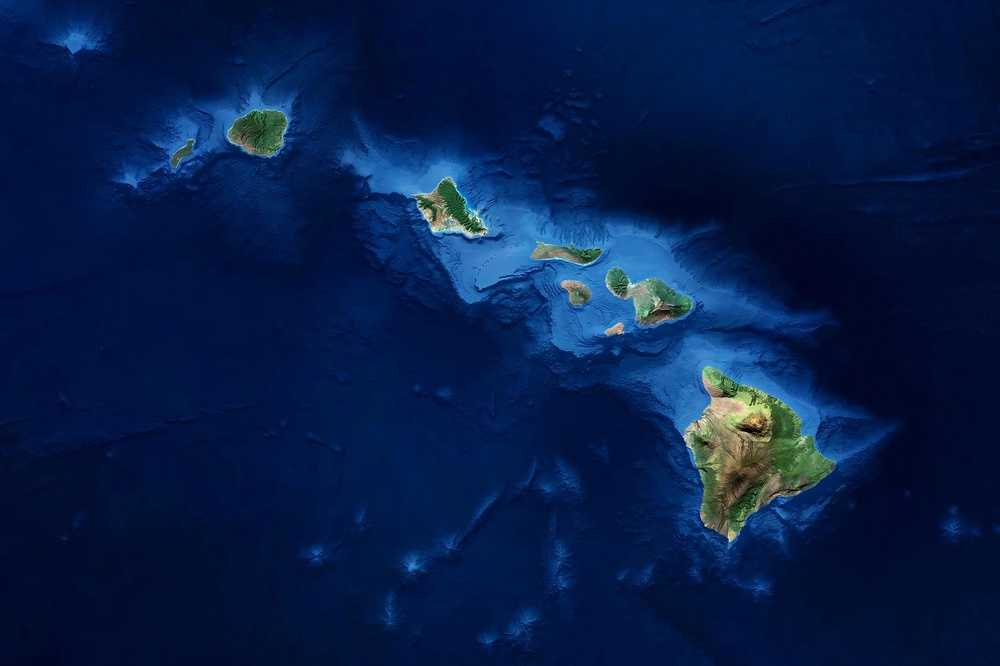
#> input picture images/Hawaii.jpg, 1000 x 666 px, shrunk from 3226 x 2150 before the run
$ python -i split_score.py   (imports and definitions only)
#> lines starting #> are read from the running program, lines starting #| are printed output that depends on the picture; after the words box and inside, x2 and y2 are one past the last pixel; in counts of white or black regions, pixels touching at a corner belong together
import numpy as np
from skimage import filters, feature
from scipy import ndimage as ndi
from skimage.color import rgb2lab, rgb2gray
import math


def calculate_optimal_segments(split_score, region_area, min_segments=5, max_segments=50):
    base_segments = min_segments + (max_segments - min_segments) * split_score
    area_factor = np.sqrt(region_area / 1000)  # Normalize by area
    optimal_segments = int(base_segments * area_factor)

    return np.clip(optimal_segments, min_segments, max_segments)

def calculate_split_score(region_image, mask=None):
    """
    Calculate split score based on color and texture complexity
    If mask is provided, only analyze pixels where mask is True
    """
    # If no mask provided, create one that excludes black regions
    if mask is None:
        gray_image = rgb2gray(region_image)
        mask = gray_image > 0.01

    # Ensure we're working with a valid region
    if np.sum(mask) < 100:  # Too small region
        return 0.0, 0.0, 0.0

    # Convert to grayscale for texture analysis
    gray_image = rgb2gray(region_image)

    # 1. COLOR COMPLEXITY SCORE (only on masked region)
    def color_complexity_score(image, mask):
        # Convert to LAB color space
        lab_image = rgb2lab(image)

        # Calculate standard deviation in each channel within the mask
        l_std = np.std(lab_image[mask, 0])
        a_std = np.std(lab_image[mask, 1])
        b_std = np.std(lab_image[mask, 2])

        # Combine channel variances
        color_variance = (l_std/100 + a_std/128 + b_std/128) / 3

        # Calculate color gradient magnitude only in masked area
        gradient_magnitude = 0
        for channel in range(3):
            grad_x = filters.sobel(lab_image[:, :, channel])
            grad_y = filters.sobel(lab_image[:, :, channel])
            # Only consider gradients in the masked region
            gradient_magnitude += np.sqrt(grad_x**2 + grad_y**2)

        gradient_score = np.mean(gradient_magnitude[mask]) / 3

        # Combine variance and gradient scores
        color_score = 0.7 * color_variance + 0.3 * gradient_score
        return np.clip(color_score, 0, 1)

    # 2. TEXTURE COMPLEXITY SCORE (only on masked region)
    def texture_complexity_score(gray_image, mask):
        """
        Calculate texture complexity score only on masked region
        """
        # Ensure we have enough pixels to analyze
        if np.sum(mask) < 100:
            return 0.0

        # Extract only the masked region
        masked_gray = gray_image[mask]

        texture_scores = []

        # Method 1: Local Binary Patterns (LBP) - FIXED
        try:
            # Apply LBP to entire image first, then mask
            lbp = feature.local_binary_pattern(gray_image, 8, 1, method='uniform')
            lbp_masked = lbp[mask]

            if len(lbp_masked) > 10:  # Need enough samples
                # Calculate histogram of LBP values in masked region
                lbp_hist, _ = np.histogram(lbp_masked, bins=10, range=(0, 10), density=True)
                # More uniform distribution = higher complexity = higher score
                lbp_entropy = -np.sum(lbp_hist * np.log2(lbp_hist + 1e-8))  # Add small epsilon to avoid log(0)
                lbp_score = np.clip(lbp_entropy / 3.0, 0, 1)  # Normalize by max possible entropy
            else:
                lbp_score = 0
        except:
            lbp_score = 0

        # Method 2: Gradient-based texture - FIXED
        try:
            grad_magnitude = filters.sobel(gray_image)
            grad_masked = grad_magnitude[mask]

            if len(grad_masked) > 10:
                # Use variance of gradients as texture measure
                grad_variance = np.var(grad_masked)
                grad_score = np.clip(grad_variance * 50, 0, 1)  # Scale appropriately
            else:
                grad_score = 0
        except:
            grad_score = 0

        # Method 3: Entropy of intensities - NEW
        try:
            if len(masked_gray) > 10:
                hist, _ = np.histogram(masked_gray, bins=32, range=(0, 1), density=True)
                intensity_entropy = -np.sum(hist * np.log2(hist + 1e-8))
                entropy_score = np.clip(intensity_entropy / 5.0, 0, 1)  # Normalize
            else:
                entropy_score = 0
        except:
            entropy_score = 0

        # Method 4: Standard deviation of intensities - NEW
        try:
            std_score = np.clip(np.std(masked_gray) * 2, 0, 1)
        except:
            std_score = 0

        # Combine all texture measures
        texture_score = (lbp_score + grad_score + entropy_score + std_score) / 4

        return np.clip(texture_score, 0, 1)


    def calculate_entropy(data):
        """Calculate entropy of data"""
        if len(data) == 0:
            return 0
        hist, _ = np.histogram(data, bins=32, density=True)
        hist = hist[hist > 0]  # Remove zero bins
        return -np.sum(hist * np.log2(hist)) if len(hist) > 0 else 0

    # Calculate individual scores (only on masked region)
    color_score = color_complexity_score(region_image, mask)
    texture_score = texture_complexity_score(gray_image, mask)

    # Combine with weights
    overall_score = (0.4 * color_score + 0.6 * texture_score)

    return overall_score, color_score, texture_score

def normalize_result(score, window_size):
        return window_size/( 1+ math.exp(-12*(score-0.5)) )

>>> import cv2
>>> picture = cv2.cvtColor(cv2.imread('../../images/Hawaii.jpg'), cv2.COLOR_BGR2RGB)
>>> result = calculate_split_score(picture)
#> in calculate_split_score, `gray_image = rgb2gray(region_image)`:
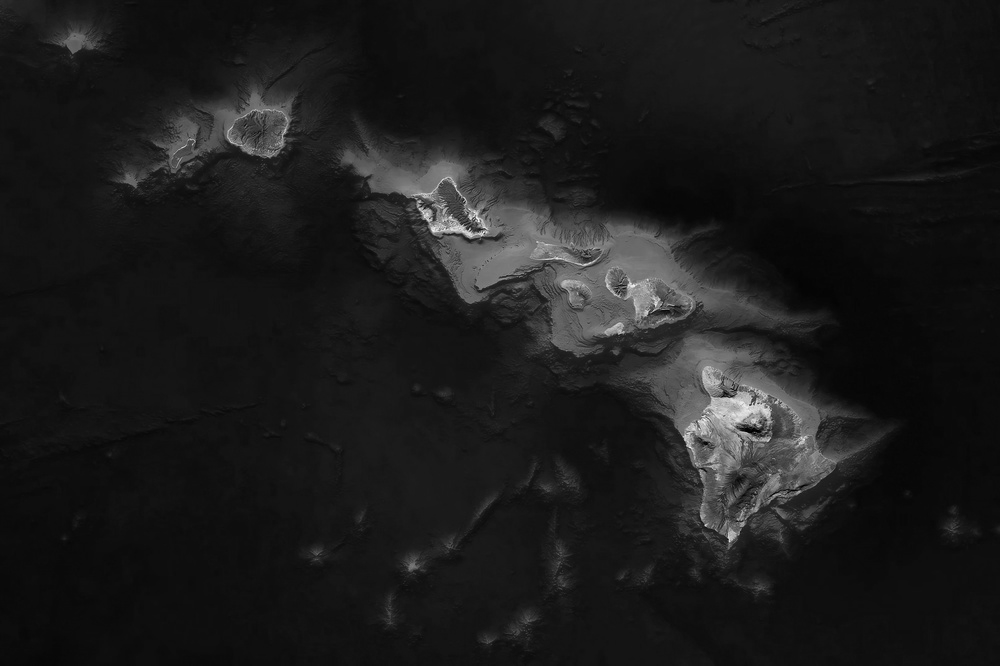
#> gray_image: shape (666, 1000) float64; min 0.0025, max 0.992, mean 0.11
#> in calculate_split_score, `mask = gray_image > 0.01`:
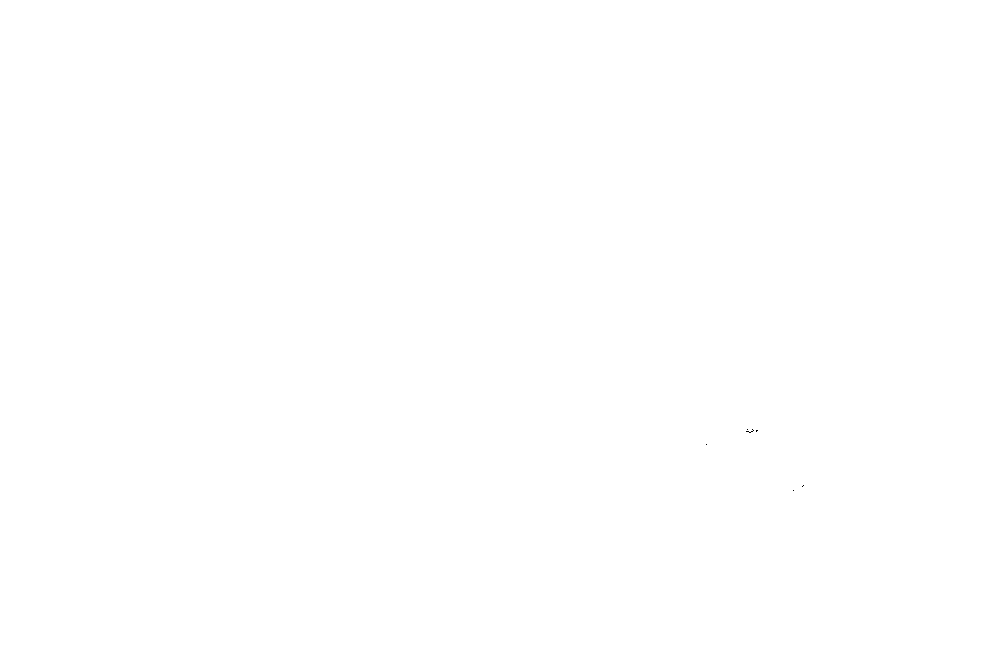
#> mask: shape (666, 1000) bool; 100% white; black in thin lines or dots, all inside (x1, y1, x2, y2) = (706, 429, 804, 491)
#> in color_complexity_score, `lab_image = rgb2lab(image)`: lab_image: shape (666, 1000, 3) float64; mean of channels 0, 1, 2 12.1, 10.5, -29
#> in color_complexity_score, `l_std = np.std(lab_image[mask, 0])`: l_std = 11.89
#> in color_complexity_score, `a_std = np.std(lab_image[mask, 1])`: a_std = 5.73
#> in color_complexity_score, `b_std = np.std(lab_image[mask, 2])`: b_std = 10.15
#> in color_complexity_score, `color_variance = (l_std/100 + a_std/128 + b_std/128) / 3`: color_variance = 0.081
#> the loop in color_complexity_score, `for channel in range(3):` made 3 passes
#> pass 1, in color_complexity_score, `grad_x = filters.sobel(lab_image[:, :, channel])`:
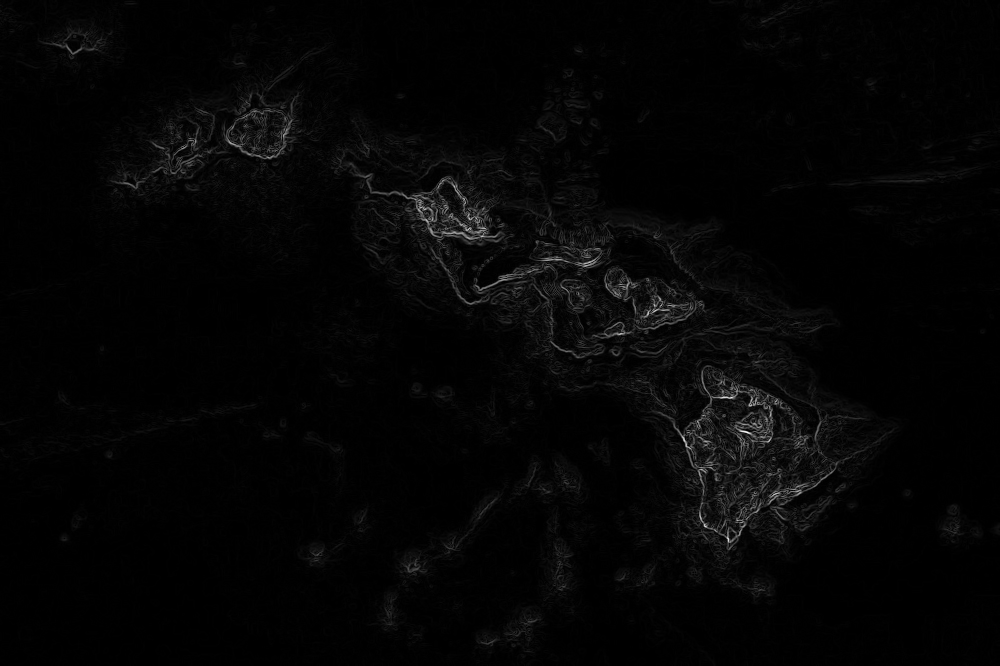
#> grad_x: shape (666, 1000) float64; min 0, max 56.01, mean 1.1; drawn with min black and max white
#> in color_complexity_score, `gradient_score = np.mean(gradient_magnitude[mask]) / 3`: gradient_score = 1.27
#> in color_complexity_score, `color_score = 0.7 * color_variance + 0.3 * gradient_score`: color_score = 0.439
#> in texture_complexity_score, `lbp = feature.local_binary_pattern(gray_image, 8, 1, method='uniform')`:
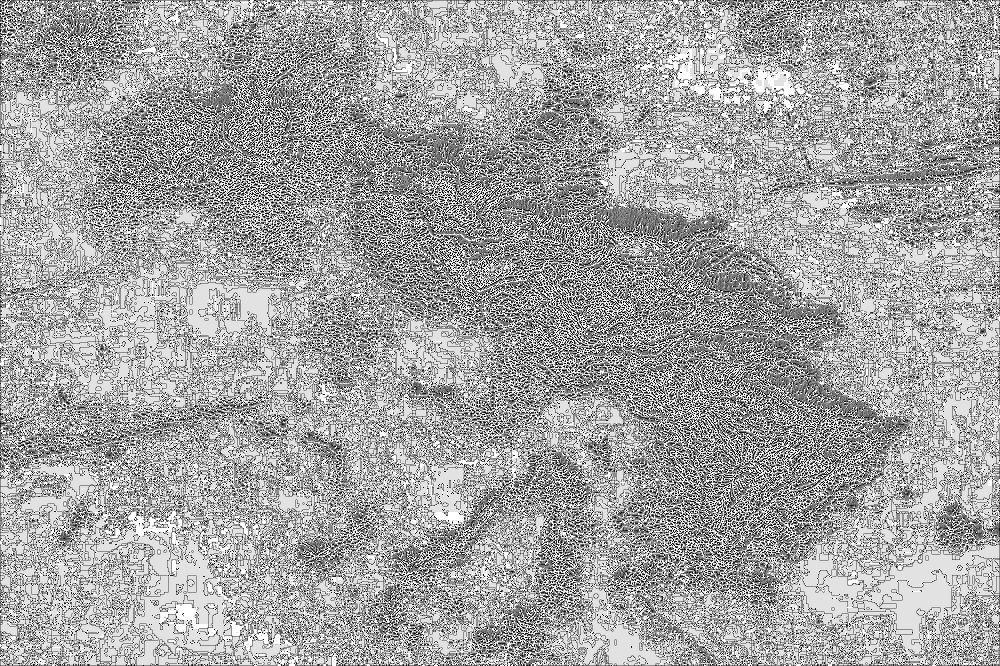
#> lbp: shape (666, 1000) float64; min 0, max 9, mean 5.8; drawn with min black and max white
#> in texture_complexity_score, `lbp_hist, _ = np.histogram(lbp_masked, bins=10, range=(0, 10), density..`: lbp_hist = [0.0315, 0.0577, 0.0258, 0.0985, 0.072, 0.168, 0.0647, 0.0904, 0.279, 0.113]
#> in texture_complexity_score, `lbp_entropy = -np.sum(lbp_hist * np.log2(lbp_hist + 1e-8))`: lbp_entropy = 3
#> in texture_complexity_score, `lbp_score = np.clip(lbp_entropy / 3.0, 0, 1)`: lbp_score = 1
#> in texture_complexity_score, `grad_variance = np.var(grad_masked)`: grad_variance = 0.000593
#> in texture_complexity_score, `grad_score = np.clip(grad_variance * 50, 0, 1)`: grad_score = 0.0297
#> in texture_complexity_score, `hist, _ = np.histogram(masked_gray, bins=32, range=(0, 1), density=True)`: hist = 32 values, max 13.34 at index 2, min 0.000144 at index 31, mean 1
#> in texture_complexity_score, `intensity_entropy = -np.sum(hist * np.log2(hist + 1e-8))`: intensity_entropy = -78.17
#> in texture_complexity_score, `entropy_score = np.clip(intensity_entropy / 5.0, 0, 1)`: entropy_score = 0
#> in texture_complexity_score, `std_score = np.clip(np.std(masked_gray) * 2, 0, 1)`: std_score = 0.208
#> in texture_complexity_score, `texture_score = (lbp_score + grad_score + entropy_score + std_score) / 4`: texture_score = 0.309
#> in calculate_split_score, `overall_score = (0.4 * color_score + 0.6 * texture_score)`: overall_score = 0.361
#> result = (0.361, 0.439, 0.309)

$ run again, on images/Komodo.jpg
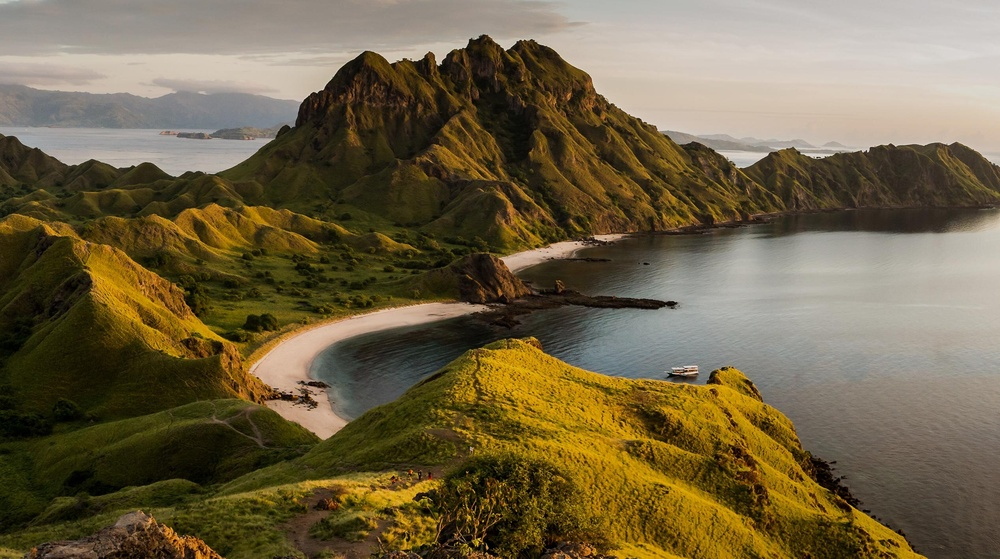
#> input picture images/Komodo.jpg, 1000 x 559 px, shrunk from 2533 x 1415 before the run
#> in calculate_split_score, `mask = gray_image > 0.01`:
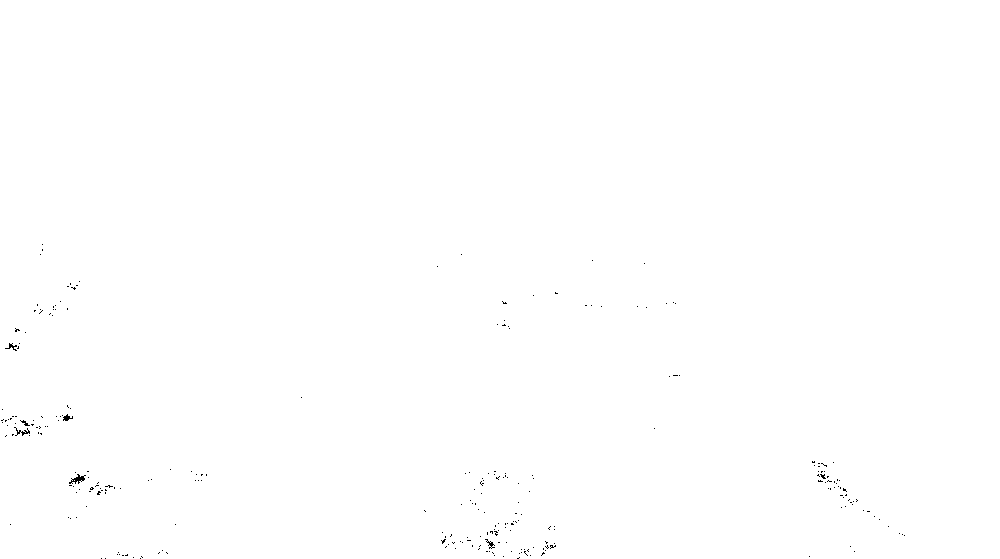
#> mask: shape (559, 1000) bool; 99.9% white; black in thin lines or dots, all inside (x1, y1, x2, y2) = (1, 244, 905, 559)
#> lab_image: shape (559, 1000, 3) float64; mean of channels 0, 1, 2 41.4, 1.8, 17.4
#> l_std = 24.96
#> a_std = 4.63
#> b_std = 16.28
#> color_variance = 0.138
#> gradient_score = 3.73
#> in color_complexity_score, `color_score = 0.7 * color_variance + 0.3 * gradient_score`: color_score = 1.22
#> in calculate_split_score, `color_score = color_complexity_score(region_image, mask)`: color_score = 1
#> in texture_complexity_score, `lbp = feature.local_binary_pattern(gray_image, 8, 1, method='uniform')`:
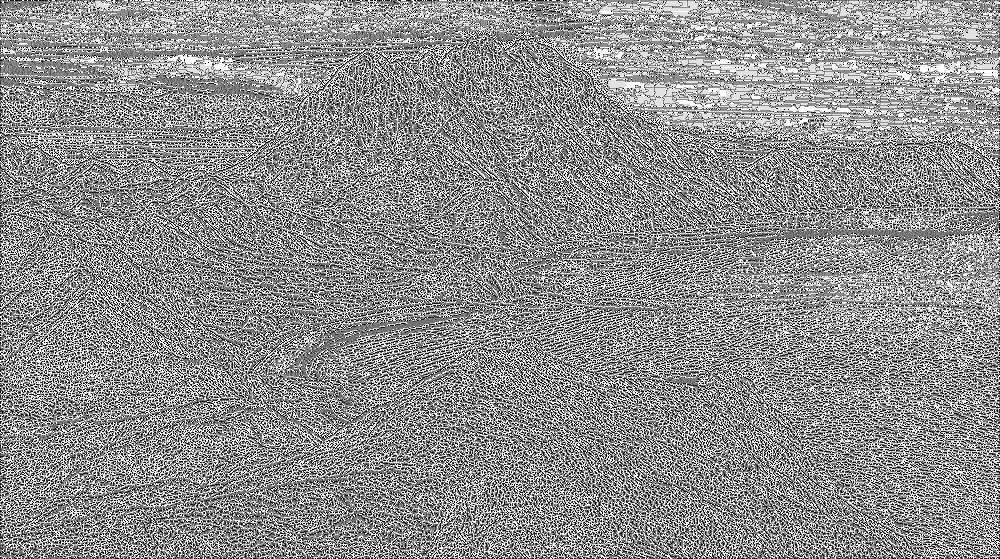
#> lbp: shape (559, 1000) float64; min 0, max 9, mean 5.06; drawn with min black and max white
#> lbp_hist = [0.0689, 0.0894, 0.0512, 0.0892, 0.13, 0.136, 0.0714, 0.0923, 0.121, 0.151]
#> lbp_entropy = 3.25
#> lbp_score = 1
#> grad_variance = 0.00248
#> grad_score = 0.124
#> hist = 32 values, max 2.4 at index 4, min 0 at index 30, mean 1
#> intensity_entropy = -12.36
#> entropy_score = 0
#> std_score = 0.478
#> in texture_complexity_score, `texture_score = (lbp_score + grad_score + entropy_score + std_score) / 4`: texture_score = 0.401
#> overall_score = 0.64
#> result = (0.64, 1, 0.401)
